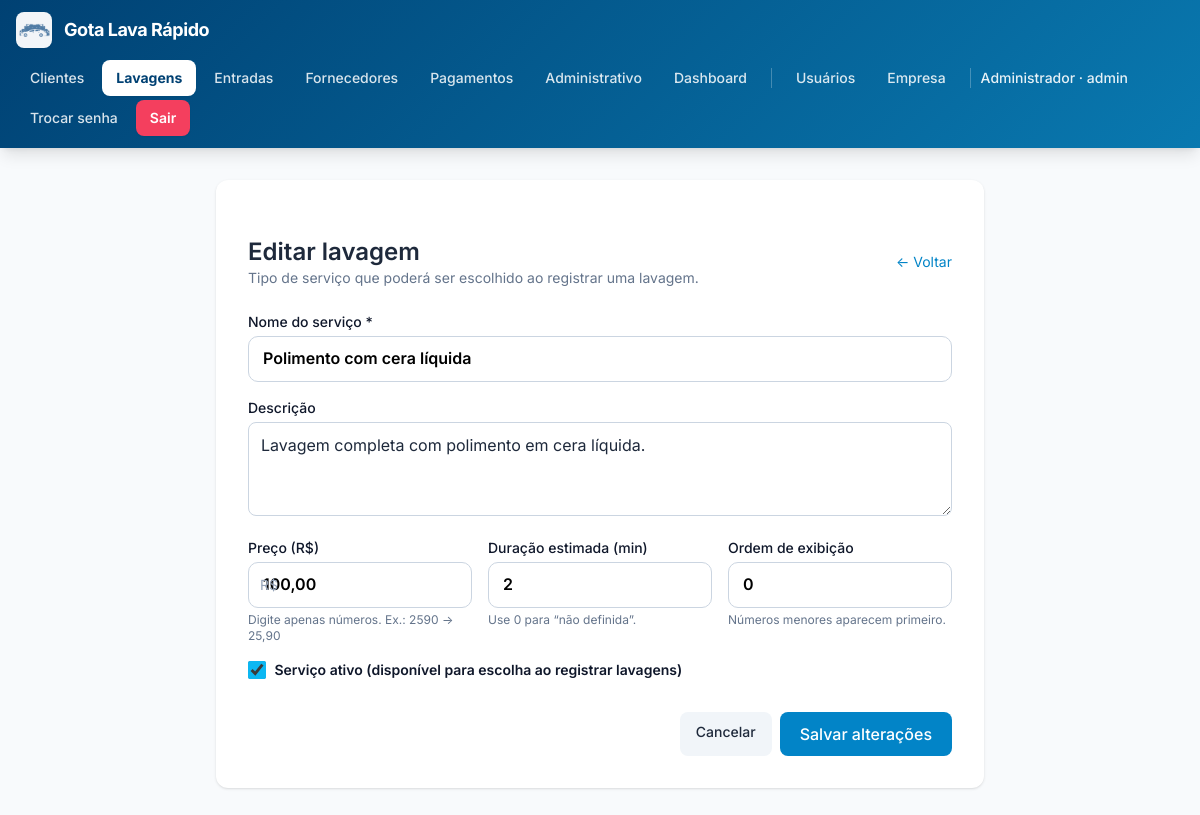
Before: /lavagem_form.php?id=3 (signed in) with the older database file.
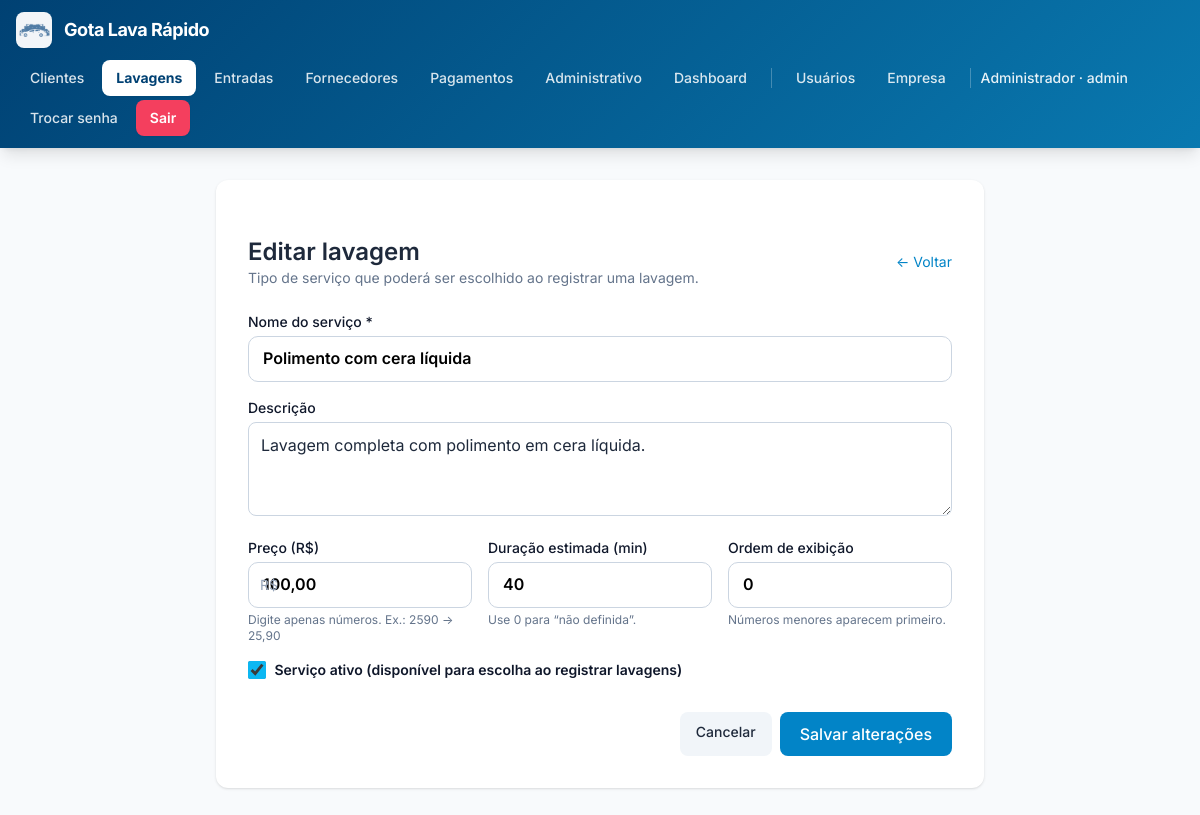
After: the same page with the newer database file.
### tables this page shows
CREATE TABLE lavagens (
        id INTEGER PRIMARY KEY AUTOINCREMENT,
        nome TEXT NOT NULL DEFAULT '',
        descricao TEXT NOT NULL DEFAULT '',
        preco_centavos INTEGER NOT NULL DEFAULT 0,
        duracao_min INTEGER NOT NULL DEFAULT 0,
        ativo INTEGER NOT NULL DEFAULT 1,
        ordem INTEGER NOT NULL DEFAULT 0,
        criado_em TEXT NOT NULL DEFAULT (datetime('now','localtime')),
        atualizado_em TEXT NOT NULL DEFAULT (datetime('now','localtime'))
    );

### functions.php (called while the page is built, shortened)
<?php
function e(?string $s): string {
    return htmlspecialchars((string)$s, ENT_QUOTES, 'UTF-8');
}
function ensure_lavagens(): void {
    static $ok = false;
    if ($ok) return;
    $ok = true;
}
function buscar_lavagem(int $id): ?array {
    $stmt = db()->prepare('SELECT * FROM lavagens WHERE id = ?');
    $stmt->execute([$id]);
    return $stmt->fetch() ?: null;
}
function centavos_para_moeda(int $c): string {
    return number_format($c / 100, 2, ',', '.');
}

### config.php (called while the page is built, shortened)
<?php
function db(): PDO {
    static $pdo = null;
    if ($pdo === null) {
        $pdo = new PDO('sqlite:' . DB_PATH, null, null, [
            PDO::ATTR_ERRMODE            => PDO::ERRMODE_EXCEPTION,
            PDO::ATTR_DEFAULT_FETCH_MODE => PDO::FETCH_ASSOC,
        ]);
        $pdo->exec('PRAGMA foreign_keys = ON');
        $pdo->exec('PRAGMA journal_mode = WAL');
    }
    return $pdo;
}
require_once APP_ROOT . '/functions.php';

### lavagem_form.php (the view, shortened to what this page needs)
<?php
require_once __DIR__ . '/config.php';
$id     = (int)($_GET['id'] ?? 0);
$editar = $id > 0;
$lavagem = $editar ? buscar_lavagem($id) : null;
$dados = $lavagem ?? [
    'nome' => '', 'descricao' => '', 'preco_centavos' => 0,
    'duracao_min' => 0, 'ativo' => 1, 'ordem' => 0,
];
require __DIR__ . '/header.php';
?>
<div class="max-w-3xl mx-auto">
  <form method="post" class="bg-white rounded-xl shadow p-6 sm:p-8 space-y-6" novalidate>
    <div class="flex flex-wrap items-center justify-between gap-3">
      <div>
        <h1 class="text-2xl font-semibold"><?= $editar ? 'Editar lavagem' : 'Nova lavagem' ?></h1>
        <p class="text-sm text-slate-500">Tipo de serviço que poderá ser escolhido ao registrar uma lavagem.</p>
      </div>
      <a href="lavagens.php" class="text-sm text-sky-600 hover:underline">← Voltar</a>
    </div>
    <section class="grid gap-4 sm:grid-cols-6">
      <div class="sm:col-span-6">
        <label class="block text-sm font-medium mb-1">Nome do serviço *</label>
        <input name="nome" required maxlength="120" value="<?= e($dados['nome']) ?>"
               placeholder="Ex.: Lavagem simples, Lavagem completa, Enceramento..."
               class="w-full rounded-lg border border-slate-300 px-3 py-2.5 focus:outline-none focus:ring-2 focus:ring-sky-500">
      </div>
      <div class="sm:col-span-6">
        <label class="block text-sm font-medium mb-1">Descrição</label>
        <textarea name="descricao" rows="3" maxlength="500"
                  placeholder="O que está incluso nesse tipo de lavagem?"
                  class="w-full rounded-lg border border-slate-300 px-3 py-2.5 focus:outline-none focus:ring-2 focus:ring-sky-500"><?= e($dados['descricao']) ?></textarea>
      </div>
      <div class="sm:col-span-2">
        <label class="block text-sm font-medium mb-1">Preço (R$)</label>
        <div class="relative">
          <span class="absolute inset-y-0 left-0 pl-3 flex items-center text-slate-400 text-sm pointer-events-none">R$</span>
          <input name="preco" id="preco" data-mask="money" inputmode="numeric"
                 value="<?= e($dados['preco_centavos'] ? centavos_para_moeda((int)$dados['preco_centavos']) : '') ?>"
                 placeholder="0,00"
                 class="w-full rounded-lg border border-slate-300 pl-9 pr-3 py-2.5 focus:outline-none focus:ring-2 focus:ring-sky-500">
        </div>
        <p class="mt-1 text-xs text-slate-500">Digite apenas números. Ex.: 2590 → 25,90</p>
      </div>
      <div class="sm:col-span-2">
        <label class="block text-sm font-medium mb-1">Duração estimada (min)</label>
        <input name="duracao_min" type="number" min="0" max="1440" step="5"
               value="<?= (int)$dados['duracao_min'] ?>"
               placeholder="0"
               class="w-full rounded-lg border border-slate-300 px-3 py-2.5 focus:outline-none focus:ring-2 focus:ring-sky-500">
        <p class="mt-1 text-xs text-slate-500">Use 0 para “não definida”.</p>
      </div>
      <div class="sm:col-span-2">
        <label class="block text-sm font-medium mb-1">Ordem de exibição</label>
        <input name="ordem" type="number" min="0" max="9999" step="1"
               value="<?= (int)$dados['ordem'] ?>"
               placeholder="0"
               class="w-full rounded-lg border border-slate-300 px-3 py-2.5 focus:outline-none focus:ring-2 focus:ring-sky-500">
        <p class="mt-1 text-xs text-slate-500">Números menores aparecem primeiro.</p>
      </div>
      <label class="flex items-center gap-2 text-sm sm:col-span-6">
        <input type="checkbox" name="ativo" value="1" <?= !empty($dados['ativo']) ? 'checked' : '' ?>
               class="rounded border-slate-300 text-sky-600 focus:ring-sky-500">
        Serviço ativo (disponível para escolha ao registrar lavagens)
      </label>
    </section>
    <div class="flex justify-end gap-2 pt-2">
      <a href="lavagens.php"
         class="px-4 py-2.5 rounded-lg bg-slate-100 hover:bg-slate-200 text-sm font-medium">Cancelar</a>
      <button class="px-5 py-2.5 rounded-lg bg-sky-600 hover:bg-sky-500 text-white font-medium">
        <?= $editar ? 'Salvar alterações' : 'Cadastrar lavagem' ?>
      </button>
    </div>
  </form>
</div>
<?php require __DIR__ . '/footer.php'; ?>

Changed rows visible on the page:
changed lavagens "Polimento com cera líquida": duracao_min "2" → "40"
